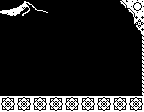

Below is a game level as drawn by its tile map, then a one-line description and the .tmx file that defines it, in full:
An orthogonal 18x28 tile map with 8x4 px tiles, 1 tile layer (Capa de Patrones 1).

<map version="1.2" tiledversion="1.2.4" orientation="orthogonal" renderorder="right-down" width="18" height="28" tilewidth="8" tileheight="4" infinite="0" nextlayerid="2" nextobjectid="1">
 <tileset firstgid="1" source="patrones8x4.tsx" />
 <layer id="1" name="Capa de Patrones 1" width="18" height="28">
  <data encoding="csv">
141,141,5,6,7,141,141,141,141,141,141,141,141,141,141,109,89,90,
141,141,15,16,17,141,141,141,141,141,141,141,141,141,141,119,99,100,
23,24,25,26,27,28,141,141,141,141,141,141,141,141,141,141,109,110,
33,34,35,36,37,38,141,141,141,141,141,141,141,141,141,141,119,120,
141,141,141,141,141,141,141,141,141,141,141,141,141,141,141,141,129,130,
141,141,141,141,141,141,141,141,141,141,141,141,141,141,141,141,139,140,
141,141,141,141,141,141,141,141,141,141,141,141,141,141,141,141,141,150,
141,141,141,141,141,141,141,141,141,141,141,141,141,141,141,141,141,160,
141,141,141,141,141,141,141,141,141,141,37,141,141,141,141,141,141,170,
141,141,141,141,141,141,141,141,141,141,141,141,141,141,141,141,141,180,
141,141,141,141,141,141,141,141,141,141,141,141,141,141,141,141,141,190,
141,141,141,141,141,141,141,141,141,141,141,141,141,141,141,141,141,200,
141,141,141,141,141,141,141,141,141,141,141,141,141,141,141,141,141,180,
141,141,141,141,141,141,141,141,141,141,141,141,141,141,141,141,141,190,
141,141,141,141,141,141,141,141,141,141,141,141,141,141,141,141,141,200,
141,141,141,141,141,141,141,141,141,141,141,141,141,141,141,141,141,180,
141,141,141,141,141,141,141,141,141,141,141,141,141,141,141,141,141,190,
141,141,141,141,141,141,141,141,141,141,141,141,141,141,141,141,141,200,
141,141,141,141,141,141,141,141,141,141,141,141,141,141,141,141,141,180,
141,141,141,141,141,141,141,141,141,141,141,141,141,141,141,141,141,190,
141,141,141,141,141,141,141,141,141,141,141,141,141,141,141,141,141,200,
141,141,141,141,141,141,141,141,141,141,141,141,141,141,141,141,141,180,
141,141,141,141,141,141,141,141,141,141,141,141,141,141,141,141,141,190,
141,141,141,141,141,141,141,141,141,141,141,141,141,141,141,141,141,200,
41,42,41,42,41,42,41,42,41,42,41,42,41,42,41,42,41,42,
51,52,51,52,51,52,51,52,51,52,51,52,51,52,51,52,51,52,
61,62,61,62,61,62,61,62,61,62,61,62,61,62,61,62,61,62,
71,72,71,72,71,72,71,72,71,72,71,72,71,72,71,72,71,72
</data>
 </layer>
</map>
